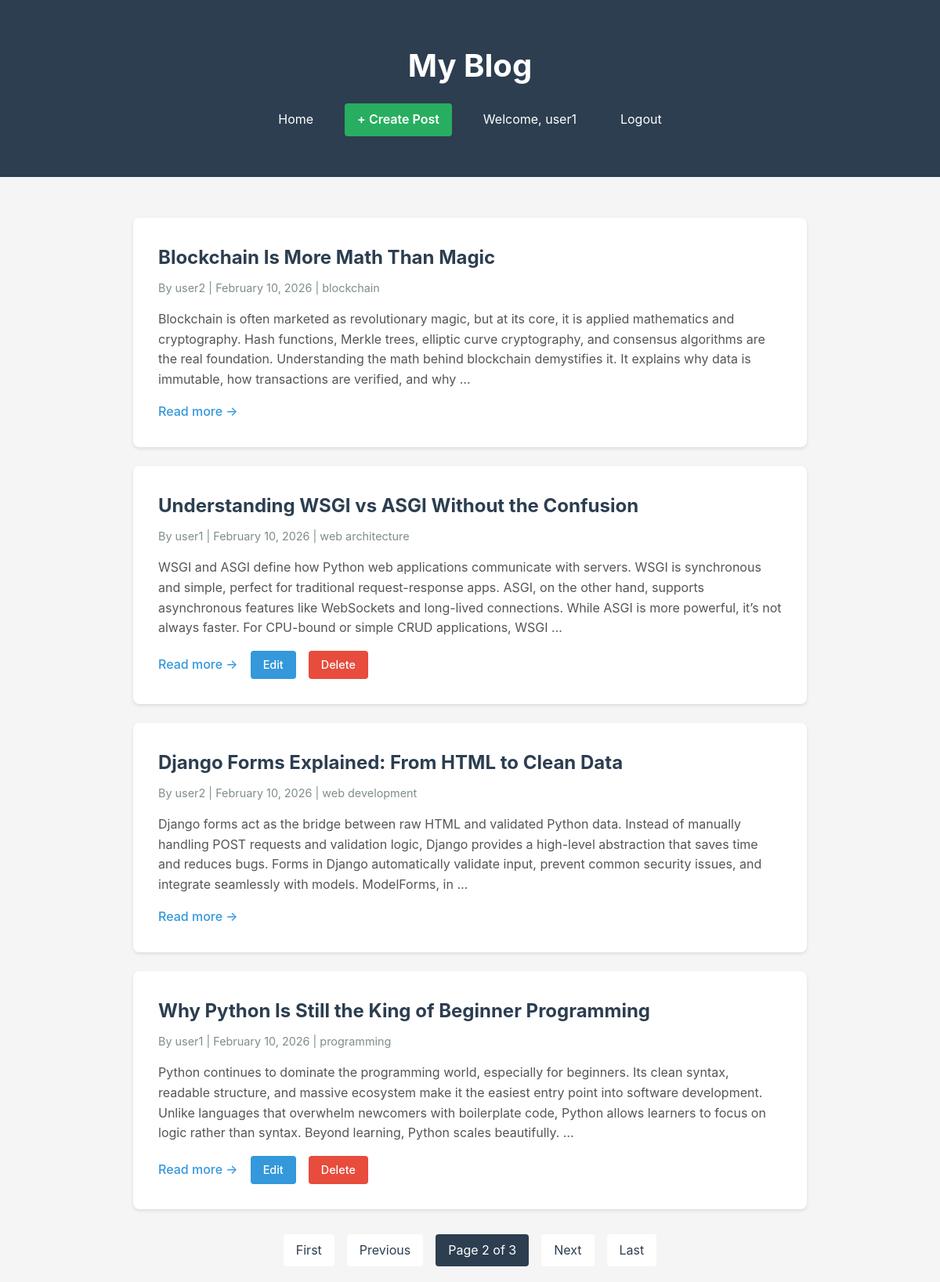
The app's page /?page=2 (signed in) with its own data.
### blog/models.py (models this page shows, shortened)
class Post(models.Model):
    STATUS_CHOICES = (
        ('draft', 'Draft'),
        ('published', 'Published')
    )
    title = models.CharField(max_length=200)
    slug = models.SlugField(unique=True, max_length=100, blank=True)
    author = models.ForeignKey(User, on_delete=models.CASCADE, related_name='blog_posts')
    content = models.TextField()
    category = models.CharField(max_length=100, blank=True, null=True)
    status = models.CharField(max_length=10, choices=STATUS_CHOICES, default='draft')
    created_at = models.DateTimeField(auto_now_add=True)
    updated_at = models.DateTimeField(auto_now=True)
    class Meta:
        ordering = ['-created_at']

### blog/views.py (the view)
# urls.py: path('', views.post_list, name='home'),
def post_list(request):
    posts_list = Post.objects.filter(status='published').order_by('-created_at')
    paginator = Paginator(posts_list, 4)  # 4 posts per page
    page_number = request.GET.get('page')
    posts = paginator.get_page(page_number)
    context = {
        'posts': posts,
        'is_paginated': posts.has_other_pages(),
        'page_obj': posts
    }
    return render(request, 'home.html', context)

### blog/templates/home.html (shortened to what this page needs)
<!DOCTYPE html>
<html lang="en">
<head>
</head>
<body>
    <header>
        <div class="container">
            <h1>My Blog</h1>
            <nav class="header-nav">
                <a href="{% url 'home' %}" class="nav-link">Home</a>
                {% if user.is_authenticated %}
                    <a href="{% url 'post_create' %}" class="nav-link btn-create">+ Create Post</a>
                    <span class="nav-link">Welcome, {{ user.username }}</span>
                    <a href="{% url 'logout' %}" class="nav-link">Logout</a>
                {% else %}
                    <a href="{% url 'login' %}" class="nav-link">Login</a>
                {% endif %}
            </nav>
        </div>
    </header>
    <div class="container">
        {% if posts %}
            {% for post in posts %}
            <article class="post">
                <h2>
                    <a href="{% url 'post_detail' post.slug %}">{{ post.title }}</a>
                </h2>
                <div class="post-meta">
                    By {{ post.author.username }} | {{ post.created_at|date:"F d, Y" }}
                    {% if post.category %}
                        | <span>{{ post.category }}</span>
                    {% endif %}
                </div>
                <div class="post-excerpt">
                    {{ post.content|truncatewords:50 }}
                </div>
                <div class="post-actions">
                    <a href="{% url 'post_detail' post.slug %}" class="read-more">Read more →</a>
                    {% if user.is_authenticated and user == post.author %}
                        <a href="{% url 'post_update' post.slug %}" class="btn-edit">Edit</a>
                        <a href="{% url 'post_delete' post.slug %}" class="btn-delete">Delete</a>
                    {% endif %}
                </div>
            </article>
            {% endfor %}
            {% if is_paginated %}
            <div class="pagination">
                {% if page_obj.has_previous %}
                    <a href="?page=1">First</a>
                    <a href="?page={{ page_obj.previous_page_number }}">Previous</a>
                {% endif %}
                <span class="current">
                    Page {{ page_obj.number }} of {{ page_obj.paginator.num_pages }}
                </span>
                {% if page_obj.has_next %}
                    <a href="?page={{ page_obj.next_page_number }}">Next</a>
                    <a href="?page={{ page_obj.paginator.num_pages }}">Last</a>
                {% endif %}
            </div>
            {% endif %}
        {% else %}
            <div class="no-posts">
                <h2>No posts yet</h2>
                <p>Check back later for new content!</p>
            </div>
        {% endif %}
    </div>
</body>
</html>

### blog/templates/home.html (style rules this page uses)
* { margin: 0; padding: 0; box-sizing: border-box; }
body { font-family: -apple-system, BlinkMacSystemFont, "Segoe UI", Roboto, "Helvetica Neue", Arial, sans-serif; line-height: 1.6; color: #333; background-color: #f5f5f5; }
.container { max-width: 900px; margin: 0 auto; padding: 20px; }
header { background: #2c3e50; color: white; padding: 2rem 0; margin-bottom: 2rem; }
header h1 { text-align: center; font-size: 2.5rem; margin-bottom: 1rem; }
.header-nav { display: flex; justify-content: center; align-items: center; gap: 1.5rem; flex-wrap: wrap; }
.nav-link { color: white; text-decoration: none; padding: 0.5rem 1rem; border-radius: 4px; transition: background 0.3s; }
.btn-create { background: #27ae60; font-weight: 600; }
.post { background: white; padding: 2rem; margin-bottom: 1.5rem; border-radius: 8px; box-shadow: 0 2px 4px rgba(0,0,0,0.1); }
.post h2 { color: #2c3e50; margin-bottom: 0.5rem; }
.post h2 a { color: #2c3e50; text-decoration: none; }
.post-meta { color: #7f8c8d; font-size: 0.9rem; margin-bottom: 1rem; }
.post-excerpt { color: #555; margin-bottom: 1rem; }
.post-actions { display: flex; gap: 1rem; align-items: center; }
.read-more { display: inline-block; color: #3498db; text-decoration: none; font-weight: 500; }
.btn-edit, .btn-delete { display: inline-block; padding: 0.4rem 1rem; border-radius: 4px; text-decoration: none; font-size: 0.9rem; font-weight: 500; }
.btn-edit { background: #3498db; color: white; }
.btn-delete { background: #e74c3c; color: white; }
.pagination { display: flex; justify-content: center; gap: 1rem; margin-top: 2rem; }
.pagination a, .pagination span { padding: 0.5rem 1rem; background: white; border-radius: 4px; text-decoration: none; color: #2c3e50; }
.pagination .current { background: #2c3e50; color: white; }

### records on screen
Post: title "Blockchain Is More Math Than Magic", author.username "user2", created_at "February 10, 2026", category "blockchain", content "Blockchain is often marketed as revolutionary magic, but at its core, it is applied mathematics and cryptography. Hash functions, Merkle trees, elliptic curve cryptography, and consensus algorithms are the real foundation. Understanding the math behind blockchain demystifies it. It explains why data is immutable, how transactions are verified, and why …"
Post: title "Understanding WSGI vs ASGI Without the Confusion", author.username "user1", created_at "February 10, 2026", category "web architecture", content "WSGI and ASGI define how Python web applications communicate with servers. WSGI is synchronous and simple, perfect for traditional request-response apps. ASGI, on the other hand, supports asynchronous features like WebSockets and long-lived connections. While ASGI is more powerful, it’s not always faster. For CPU-bound or simple CRUD applications, WSGI …", shows "Edit"
Post: title "Django Forms Explained: From HTML to Clean Data", author.username "user2", created_at "February 10, 2026", category "web development", content "Django forms act as the bridge between raw HTML and validated Python data. Instead of manually handling POST requests and validation logic, Django provides a high-level abstraction that saves time and reduces bugs. Forms in Django automatically validate input, prevent common security issues, and integrate seamlessly with models. ModelForms, in …"
Post: title "Why Python Is Still the King of Beginner Programming", author.username "user1", created_at "February 10, 2026", category "programming", content "Python continues to dominate the programming world, especially for beginners. Its clean syntax, readable structure, and massive ecosystem make it the easiest entry point into software development. Unlike languages that overwhelm newcomers with boilerplate code, Python allows learners to focus on logic rather than syntax. Beyond learning, Python scales beautifully. …", shows "Edit"

### other values on screen
{{ user.username }} "user1"
{{ page_obj.number }} "2"
{{ page_obj.paginator.num_pages }} "3"
